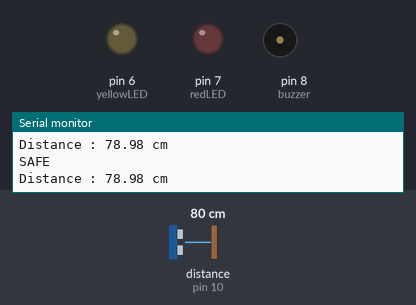
Recording of a sketch running on a simulated Arduino Uno, built with avr-gcc and run on an emulated ATmega328P. Parts: output pins drawn as LEDs (lit = HIGH), buzzer (waves = sounding), the last lines printed to the serial monitor. Wiring (inferred from the names in the program): ultrasonic range finder: trigger pin 9; echo pin 10. Dashed ring = blinking. Inputs (shaded band) come from the test bench; at power-on: distance to the obstacle (sensor on pin 10) 80 cm. The echo pulse lasts 58.3 µs per cm; pins used as bus, display or sensor lines are not drawn.

Above: at 1.2 s.
1.3 s: distance to the obstacle (sensor on pin 10) set to 55 cm
2.8 s: distance to the obstacle (sensor on pin 10) set to 46 cm
At 3.2 s:
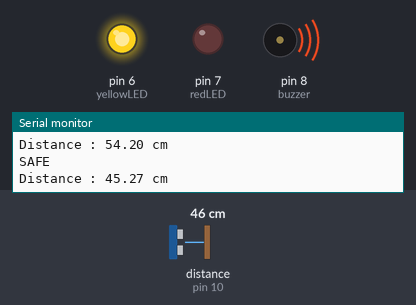
5.8 s: distance to the obstacle (sensor on pin 10) set to 22 cm
8.8 s: distance to the obstacle (sensor on pin 10) set to 18 cm
At 8.94 s:
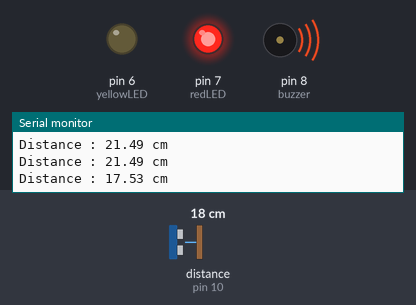
11.8 s: distance to the obstacle (sensor on pin 10) set to 120 cm
At 11.95 s:
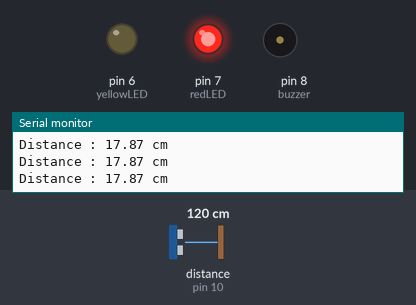
13.5 s: distance to the obstacle (sensor on pin 10) set to 2 cm
At 13.78 s:
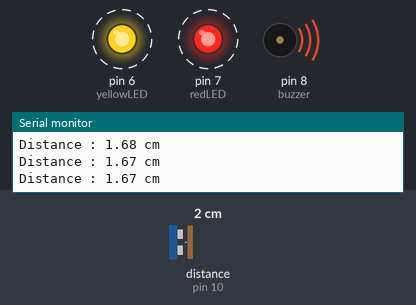
Timing chart, 0 to 17.5 s (numbered marks = the images above; inputs shaded):
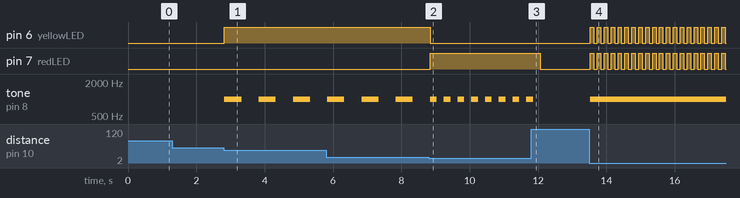

The sketch:

ultrasonic_parking.ino
```cpp
/*
 * Project : Ultrasonic Parking Sensor
 * Author  : Dinesh Patra
 * Description:
 * Parking distance alert using HC-SR04.
 */

const int trigPin = 9;
const int echoPin = 10;

const int redLED = 7;
const int yellowLED = 6;
const int buzzer = 8;

long duration;
float distance;

void setup() {

  pinMode(trigPin, OUTPUT);
  pinMode(echoPin, INPUT);

  pinMode(redLED, OUTPUT);
  pinMode(yellowLED, OUTPUT);
  pinMode(buzzer, OUTPUT);

  Serial.begin(9600);
}

void loop() {

  digitalWrite(trigPin, LOW);
  delayMicroseconds(2);

  digitalWrite(trigPin, HIGH);
  delayMicroseconds(10);

  digitalWrite(trigPin, LOW);

  duration = pulseIn(echoPin, HIGH);

  distance = duration * 0.034 / 2;

  Serial.print("Distance : ");
  Serial.print(distance);
  Serial.println(" cm");

  if (distance > 50) {

    Serial.println("SAFE");

    digitalWrite(redLED, LOW);
    digitalWrite(yellowLED, LOW);
    noTone(buzzer);

  }

  else if (distance > 20) {

    digitalWrite(redLED, LOW);
    digitalWrite(yellowLED, HIGH);

    tone(buzzer,1000);

    delay(500);

    noTone(buzzer);

    delay(500);

  }

  else if (distance > 10) {

    digitalWrite(yellowLED, LOW);
    digitalWrite(redLED, HIGH);

    tone(buzzer,1000);

    delay(200);

    noTone(buzzer);

    delay(200);

  }

  else {

    digitalWrite(redLED,!digitalRead(redLED));
    digitalWrite(yellowLED,!digitalRead(yellowLED));

    tone(buzzer,1000);

    delay(100);

  }

}
```

Measured:
- the behaviour switches between 51 and 50 cm on distance to the obstacle (sensor on pin 10) (found by bisection; images 0 and 1)
- the behaviour switches between 21 and 20 cm on distance to the obstacle (sensor on pin 10) (found by bisection; images 1 and 2)
- after the input at 2.8 s, pin 6 (yellowLED): LOW → HIGH at once; tone on pin 8 (buzzer): alternates 1000 Hz for 0.50 s and silent for 0.50 s, starting at once
- after the input at 8.8 s, pin 6 (yellowLED): HIGH → LOW at once; pin 7 (redLED): LOW → HIGH at once; tone on pin 8 (buzzer): alternates 1000 Hz for 0.20 s and silent for 0.20 s, starting after 0.24 s
- after the input at 11.8 s, pin 7 (redLED): HIGH → LOW after 0.26 s; tone on pin 8 (buzzer): goes on until 11.9 s, then stays silent
- after the input at 13.5 s, pin 6 (yellowLED), pin 7 (redLED): alternates HIGH for 0.10 s and LOW for 0.10 s, starting at once; tone on pin 8 (buzzer): silent → 1000 Hz at once
